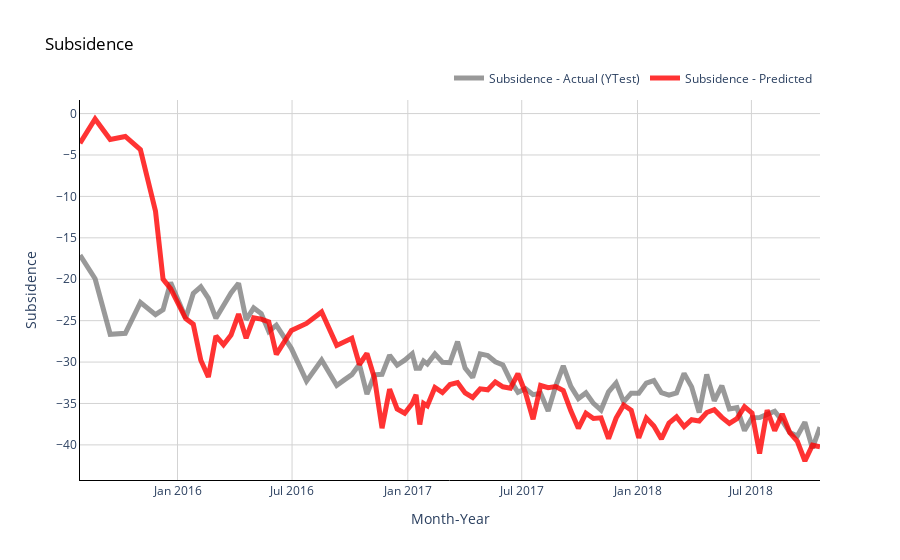

The notebook cell this image was saved under:
### Code cell
# Plot (actual and predicted) for test (out of time) data
fig = go.Figure()

# #Trace for actual val
# fig.add_trace(go.Scatter(x=np.array(test.columns),
#                          y=np.array(test.values).flatten(),
#                          mode='lines',
#                          name='Subsidence - Actual (Test)',
#                          opacity=0.8,
#                          line=dict(color='black', width=1)
#                         ))
# fig.add_trace(go.Scatter(x=np.array(test.columns),
#                          y=e,
#                          mode='lines',
#                          name='Subsidence - Actual (YTrain)',
#                          opacity=0.8,
#                          line=dict(color='pink', width=1)
#                         ))

fig.add_trace(go.Scatter(x=np.array(test.columns[10:]),
                         y=c,
                         mode='lines',
                         name='Subsidence - Actual (YTest)',
                         opacity=0.8,
                         line=dict(color='grey', width=5)
                        ))


# Trace for predicted 
fig.add_trace(go.Scatter(x=np.array(test.columns[10:]),
                         y=z,
                         mode='lines',
                         name='Subsidence - Predicted ',
                         opacity=0.8,
                         line=dict(color='red', width=5)
                        ))

# Change chart background color
fig.update_layout(dict(plot_bgcolor = 'white'))

# Update axes lines
fig.update_xaxes(showgrid=True, gridwidth=1, gridcolor='lightgrey', 
                 zeroline=True, zerolinewidth=1, zerolinecolor='lightgrey', 
                 showline=True, linewidth=1, linecolor='black',
                 title='Month-Year'
                )

fig.update_yaxes(showgrid=True, gridwidth=1, gridcolor='lightgrey', 
                 zeroline=True, zerolinewidth=1, zerolinecolor='lightgrey', 
                 showline=True, linewidth=1, linecolor='black',
                 title='Subsidence'
                )

# Set figure title
fig.update_layout(title=dict(text="Subsidence", font=dict(color='black')),
                  legend=dict(orientation="h", yanchor="bottom", y=1.02, xanchor="right", x=1)
                 )
fig.show()
